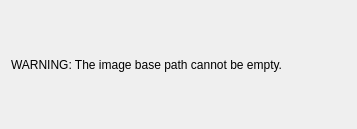
<?xml version="1.0" encoding="UTF-8"?>
<ui version="4.0">
 <class>WarningOnMissingBasePath</class>
 <widget class="QDialog" name="WarningOnMissingBasePath">
  <property name="geometry">
   <rect>
    <x>0</x>
    <y>0</y>
    <width>357</width>
    <height>129</height>
   </rect>
  </property>
  <property name="sizePolicy">
   <sizepolicy hsizetype="Fixed" vsizetype="Fixed">
    <horstretch>0</horstretch>
    <verstretch>0</verstretch>
   </sizepolicy>
  </property>
  <property name="windowTitle">
   <string>Warning</string>
  </property>
  <layout class="QVBoxLayout" name="verticalLayout">
   <item>
    <widget class="QLabel" name="label">
     <property name="text">
      <string>WARNING: The image base path cannot be empty.</string>
     </property>
    </widget>
   </item>
  </layout>
 </widget>
 <resources/>
 <connections/>
</ui>
